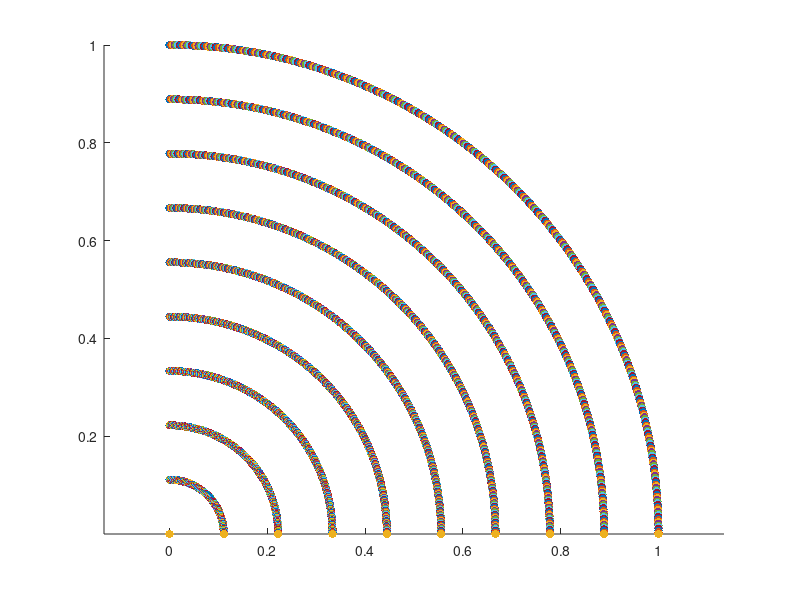

The MATLAB source for this figure:
% Define the range of angles from 90 to 0 degrees in 0.2 degree intervals
angles = 90:-0.2:0;

% Convert angles to radians for trigonometric functions
angles_rad = deg2rad(angles);

% Define the length of the lines
line_length = 1;

% Define the number of points per line
num_points = 10;

% Create a figure
figure;

% Hold the figure to plot multiple lines
hold on;

% Loop over each angle
for i = 1:length(angles_rad)
    % Calculate the x and y coordinates of each point along the line
    x = linspace(0, line_length * cos(angles_rad(i)), num_points);
    y = linspace(0, line_length * sin(angles_rad(i)), num_points);
    
    % Plot the points along the line
    scatter(x, y, 'filled');
end

% Set the axis equal to maintain the aspect ratio
axis equal;

% Release the figure
hold off;
